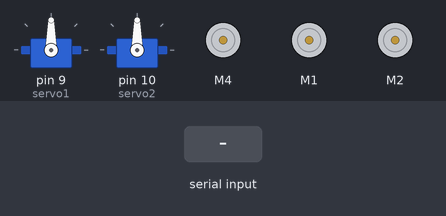
A sketch run on a simulated Arduino Uno, built with avr-gcc and run on an emulated ATmega328P. On the bench: 2 × servo, 3 × DC motor (green arrow = forward, orange = backward, longer = faster). The inputs (shaded band) are chosen by the test bench.

Above: at 1.2 s.
1.3 s: "t" received over Serial
At 1.42 s:
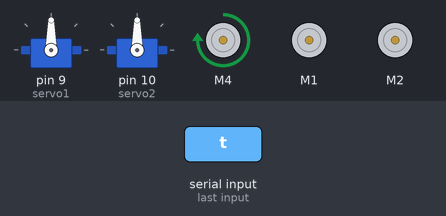
3.0 s: "i" received over Serial
At 3.3 s:
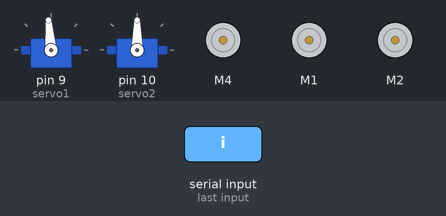
4.5 s: "i" received over Serial
At 5.7 s:
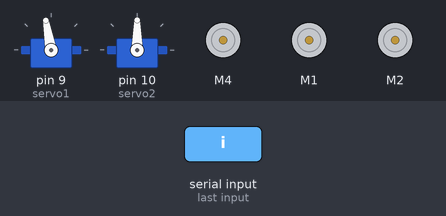
6.0 s: "k" received over Serial
At 6.8 s:
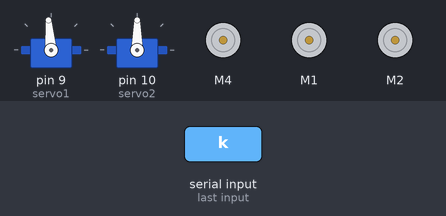
7.5 s: "s" received over Serial
At 7.62 s:
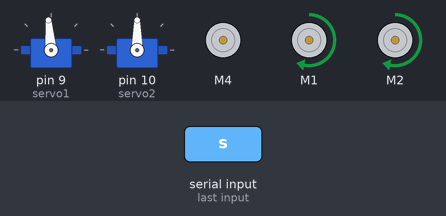
9.2 s: "w" received over Serial
At 9.32 s:
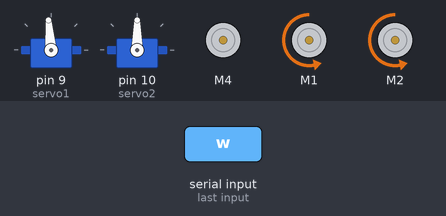
Timing chart, 0 to 11.9 s (numbered marks = the images above; inputs shaded):
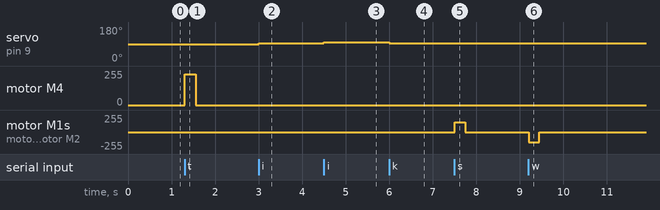

Measured:
- after the input at 1.3 s, motor M4: stopped → forward 232/255 at once, → stopped 0.25 s later
- after the input at 3.0 s, servo on pin 9 (servo1): 90° → 95° at once
- after the input at 4.5 s, servo on pin 9 (servo1): 95° → 100° at once
- after the input at 6.0 s, servo on pin 9 (servo1): 100° → 95° at once
- after the input at 7.5 s, motor M1, motor M2: stopped → forward 150/255 at once, → stopped 0.25 s later
- after the input at 9.2 s, motor M1, motor M2: stopped → backward 150/255 at once, → stopped 0.25 s later

The sketch:

Final_sketch_apr30a.ino
```cpp
#include <AFMotor.h>

#include <Servo.h>

#include <SoftwareSerial.h>


Servo servo1;  // create servo object for servo 1
Servo servo2;  // create servo object for servo 2

int pos1 = 90;  // variable to store servo 1 position
int pos2 = 90;  // variable to store servo 2 position

AF_DCMotor motor1(1);  // create motor object for motor 1
AF_DCMotor motor2(2);  // create motor object for motor 2
AF_DCMotor motor4(4);


void setup() {
  servo1.attach(9);    // attach servo 1 to pin 9
  servo2.attach(10);   // attach servo 2 to pin 10

  Serial.begin(9600);      // make sure your Serial Monitor is also set at this baud rate.
 }

void loop() {

  // read incoming serial command
  if (Serial.available() > 0) {
    char command = Serial.read();

  if (command == 't'){
  motor4.run(FORWARD);
  motor4.setSpeed(1000);
  delay(250);
  motor4.run(RELEASE);
}


    // control both motors
    if (command == 's') {  // move both motors forward
      motor1.run(FORWARD);
      motor1.setSpeed(150);  // set motor speed to 150 (out of 255)
      motor2.run(FORWARD);
      motor2.setSpeed(150);
      delay(250);
      motor1.run(RELEASE);  // release motors when 'w' is no longer held down
      motor2.run(RELEASE);
    } else if (command == 'w') {  // move both motors backward
      motor1.run(BACKWARD);
      motor1.setSpeed(150);
      motor2.run(BACKWARD);
      motor2.setSpeed(150);
      delay(250);
      motor1.run(RELEASE);  // release motors when 's' is no longer held down
      motor2.run(RELEASE);
    }
  }
  // read incoming serial command
  if (Serial.available() > 0) {
    char command = Serial.read();

    // control servo 1
    if (command == 'i') {         // move servo 1 up
      pos1 = min(180, pos1 + 5);  // increase servo 1 position by 5, up to a maximum of 180
      servo1.write(pos1);         // set servo 1 position
    } else if (command == 'k') {  // move servo 1 down
      pos1 = max(0, pos1 - 5);    // decrease servo 1 position by 5, down to a minimum of 0
      servo1.write(pos1);         // set servo 1 position
    }

    // control servo 2
    else if (command == 'l') {    // move servo 2 left
      pos2 = max(0, pos2 - 5);    // decrease servo 2 position by 5, left to a minimum of 0
      servo2.write(pos2);         // set servo 2 position
    } else if (command == 'j') {  // move servo 2 right
      pos2 = min(180, pos2 + 5);  // increase servo 2 position by 5, right to a maximum of 180
      servo2.write(pos2);         // set servo 2 position
    }
  }
}
```
